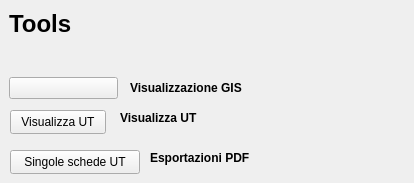
       <widget class="QWidget" name="tab_4">
        <attribute name="title">
         <string>Tools</string>
        </attribute>
        <widget class="QPushButton" name="pushButton_showLayer">
         <property name="geometry">
          <rect>
           <x>10</x>
           <y>110</y>
           <width>96</width>
           <height>24</height>
          </rect>
         </property>
         <property name="font">
          <font>
           <pointsize>9</pointsize>
          </font>
         </property>
         <property name="toolTip">
          <string>Show Selcted Features</string>
         </property>
         <property name="text">
          <string>Visualizza UT</string>
         </property>
         <property name="icon">
          <iconset>
           <normaloff>:/icons/sheet.png</normaloff>:/images/sheet.png</iconset>
         </property>
         <property name="checkable">
          <bool>false</bool>
         </property>
         <property name="default">
          <bool>false</bool>
         </property>
         <property name="flat">
          <bool>false</bool>
         </property>
        </widget>
        <widget class="QPushButton" name="pushButton_pdf_exp">
         <property name="geometry">
          <rect>
           <x>10</x>
           <y>150</y>
           <width>130</width>
           <height>24</height>
          </rect>
         </property>
         <property name="font">
          <font>
           <pointsize>9</pointsize>
          </font>
         </property>
         <property name="toolTip">
          <string>Export PDF</string>
         </property>
         <property name="text">
          <string>Singole schede UT</string>
         </property>
         <property name="icon">
          <iconset>
           <normaloff>:/icons/sheet.png</normaloff>:/images/sheet.png</iconset>
         </property>
        </widget>
        <widget class="QLabel" name="label_36">
         <property name="geometry">
          <rect>
           <x>9</x>
           <y>9</y>
           <width>396</width>
           <height>29</height>
          </rect>
         </property>
         <property name="minimumSize">
          <size>
           <width>396</width>
           <height>0</height>
          </size>
         </property>
         <property name="font">
          <font>
           <pointsize>18</pointsize>
           <weight>75</weight>
           <bold>true</bold>
          </font>
         </property>
         <property name="text">
          <string>Tools</string>
         </property>
        </widget>
        <widget class="QLabel" name="label_38">
         <property name="geometry">
          <rect>
           <x>130</x>
           <y>80</y>
           <width>122</width>
           <height>16</height>
          </rect>
         </property>
         <property name="font">
          <font>
           <weight>75</weight>
           <bold>true</bold>
          </font>
         </property>
         <property name="text">
          <string>Visualizzazione GIS</string>
         </property>
        </widget>
        <widget class="QLabel" name="label_46">
         <property name="geometry">
          <rect>
           <x>120</x>
           <y>110</y>
           <width>82</width>
           <height>16</height>
          </rect>
         </property>
         <property name="font">
          <font>
           <weight>75</weight>
           <bold>true</bold>
          </font>
         </property>
         <property name="text">
          <string>Visualizza UT</string>
         </property>
        </widget>
        <widget class="QLabel" name="label_41">
         <property name="geometry">
          <rect>
           <x>150</x>
           <y>150</y>
           <width>106</width>
           <height>16</height>
          </rect>
         </property>
         <property name="font">
          <font>
           <weight>75</weight>
           <bold>true</bold>
          </font>
         </property>
         <property name="text">
          <string>Esportazioni PDF</string>
         </property>
        </widget>
        <widget class="QToolButton" name="toolButtonGis">
         <property name="geometry">
          <rect>
           <x>9</x>
           <y>77</y>
           <width>109</width>
           <height>22</height>
          </rect>
         </property>
         <property name="minimumSize">
          <size>
           <width>109</width>
           <height>0</height>
          </size>
         </property>
         <property name="toolTip">
          <string/>
         </property>
         <property name="text">
          <string/>
         </property>
         <property name="icon">
          <iconset>
           <normaloff>:/icons/GIS.png</normaloff>:/images/GIS.png</iconset>
         </property>
         <property name="shortcut">
          <string>Ctrl+G</string>
         </property>
         <property name="checkable">
          <bool>true</bool>
         </property>
         <property name="checked">
          <bool>false</bool>
         </property>
         <property name="toolButtonStyle">
          <enum>Qt::ToolButtonTextOnly</enum>
         </property>
         <property name="arrowType">
          <enum>Qt::NoArrow</enum>
         </property>
        </widget>
       </widget>
